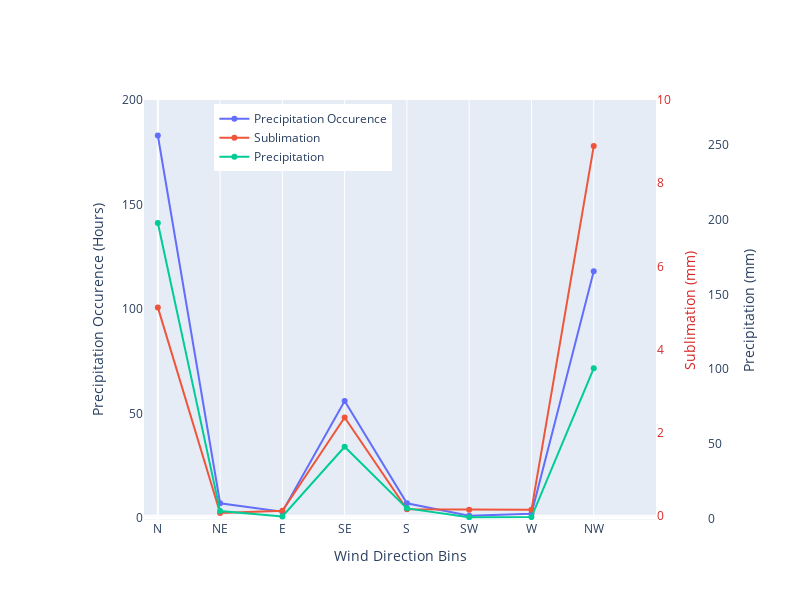

Notebook source saved alongside this figure:
### Code cell
# Let's make a few plots using make_sublots in plotly 
fig = go.Figure()
# for the first figure lets make two y axes, one where we'll have a barplot of the precipitation occurence and the other where we'll have the sublimation rate
fig.add_trace(go.Scatter(x=grouped_prcp_binary.index, y=grouped_prcp_binary.values, name='Precipitation Occurence', yaxis='y1'))
fig.update_yaxes(title_text='Precipitation Occurence')
# add second y-axis
fig.add_trace(go.Scatter(x=grouped_sub.index, y=grouped_sub.values, name='Sublimation', yaxis='y2'))
fig.add_trace(go.Scatter(x=grouped_prcp.index, y=grouped_prcp.values, name='Precipitation', yaxis='y3'))
fig.update_layout(xaxis=dict(domain=[0.1,0.9],
                             title='Wind Direction Bins',
                             range=[-10,360],
                             tickvals=[0,45,90,135,180,225,270,315],
                             ticktext=['N', 'NE', 'E', 'SE', 'S', 'SW', 'W', 'NW']),
                  yaxis=dict(title='Precipitation Occurence (Hours)',
                             range=[-1,200]),
                  yaxis2=dict(title='Sublimation (mm)',
                              overlaying='y',
                              side='right',
                              anchor='x',
                              titlefont=dict(
                                  color="#d62728"
                              ),
                              tickfont=dict(
                                  color="#d62728"
                              ),
                              position=0.8,
                              range=[-.1,10]),
                  yaxis3=dict(
                              title="Precipitation (mm)",
                              anchor="free",
                              overlaying="y",
                              side="right",
                              position=0.98,
                              range=[-1,200*35/25]
                              ))
# remove the grid line for axis 1 and 2
fig.update_yaxes(showgrid=False)
fig.update_layout(
                  height=600,
                  width=800)
# move the legend to the top right of the plot
fig.update_layout(legend=dict(
    yanchor="top",
    y=0.99,
    xanchor="left",
    x=0.21
))

### Figure 1 — Plotly figure (JSON) as saved in the notebook; plotly's stock layout.template omitted (floating-point values rounded to 4 significant figures)
{"data": [{"name": "Precipitation Occurence", "type": "scatter", "x": [0, 45, 90, 135, 180, 225, 270, 315], "y": [183, 7, 3, 56, 7, 1, 2, 118], "yaxis": "y"}, {"name": "Sublimation", "type": "scatter", "x": [0, 45, 90, 135, 180, 225, 270, 315], "y": [5.013, 0.06683, 0.123, 2.365, 0.1584, 0.1449, 0.1451, 8.892], "yaxis": "y2"}, {"name": "Precipitation", "type": "scatter", "x": [0, 45, 90, 135, 180, 225, 270, 315], "y": [197.7, 4.958, 1.405, 47.97, 6.778, 0.8304, 0.9353, 100.5], "yaxis": "y3"}], "layout": {"height": 600, "legend": {"x": 0.21, "xanchor": "left", "y": 0.99, "yanchor": "top"}, "width": 800, "xaxis": {"domain": [0.1, 0.9], "range": [-10, 360], "ticktext": ["N", "NE", "E", "SE", "S", "SW", "W", "NW"], "tickvals": [0, 45, 90, 135, 180, 225, 270, 315], "title": {"text": "Wind Direction Bins"}}, "yaxis": {"range": [-1, 200], "showgrid": false, "title": {"text": "Precipitation Occurence (Hours)"}}, "yaxis2": {"anchor": "x", "overlaying": "y", "position": 0.8, "range": [-0.1, 10], "showgrid": false, "side": "right", "tickfont": {"color": "#d62728"}, "title": {"font": {"color": "#d62728"}, "text": "Sublimation (mm)"}}, "yaxis3": {"anchor": "free", "overlaying": "y", "position": 0.98, "range": [-1, 280], "showgrid": false, "side": "right", "title": {"text": "Precipitation (mm)"}}}}
